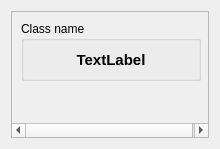
<?xml version="1.0" encoding="UTF-8"?>
<ui version="4.0">
 <class>DefinitionClassInfo</class>
 <widget class="QWidget" name="DefinitionClassInfo">
  <property name="geometry">
   <rect>
    <x>0</x>
    <y>0</y>
    <width>220</width>
    <height>149</height>
   </rect>
  </property>
  <property name="windowTitle">
   <string>Form</string>
  </property>
  <layout class="QHBoxLayout" name="horizontalLayout">
   <item>
    <widget class="QScrollArea" name="scrollArea">
     <property name="widgetResizable">
      <bool>true</bool>
     </property>
     <widget class="QWidget" name="scrollAreaWidgetContents">
      <property name="geometry">
       <rect>
        <x>0</x>
        <y>0</y>
        <width>200</width>
        <height>129</height>
       </rect>
      </property>
      <layout class="QVBoxLayout" name="verticalLayout_2">
       <item>
        <widget class="QGroupBox" name="classNameGroupBox">
         <property name="minimumSize">
          <size>
           <width>180</width>
           <height>60</height>
          </size>
         </property>
         <property name="maximumSize">
          <size>
           <width>16777215</width>
           <height>60</height>
          </size>
         </property>
         <property name="title">
          <string>Class name</string>
         </property>
         <layout class="QVBoxLayout" name="verticalLayout">
          <item>
           <widget class="QLabel" name="className">
            <property name="font">
             <font>
              <pointsize>11</pointsize>
              <weight>75</weight>
              <bold>true</bold>
             </font>
            </property>
            <property name="text">
             <string>TextLabel</string>
            </property>
            <property name="alignment">
             <set>Qt::AlignCenter</set>
            </property>
           </widget>
          </item>
         </layout>
        </widget>
       </item>
       <item>
        <spacer name="verticalSpacer">
         <property name="orientation">
          <enum>Qt::Vertical</enum>
         </property>
         <property name="sizeHint" stdset="0">
          <size>
           <width>20</width>
           <height>40</height>
          </size>
         </property>
        </spacer>
       </item>
      </layout>
     </widget>
    </widget>
   </item>
  </layout>
 </widget>
 <resources/>
 <connections/>
</ui>
